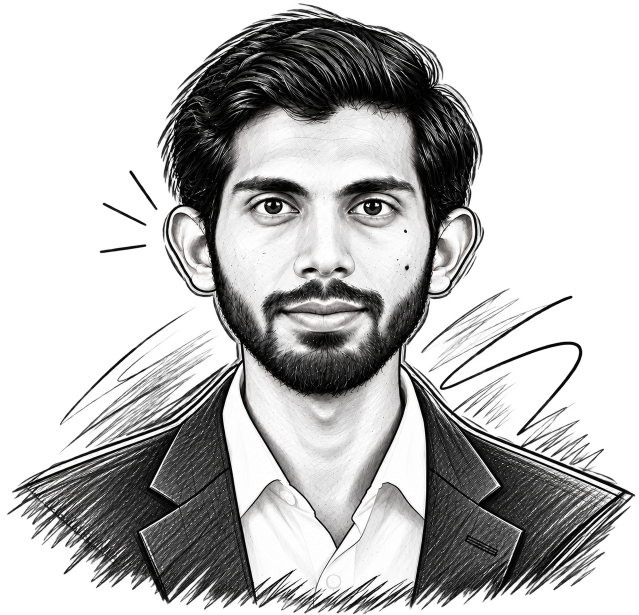
#> input picture design/portrait/sketch-light.png, 1278 x 1230 px (shown at 1/2 size); the run also reads 1 picture not shown here
$ python tint.py
#> lines starting #> are read from the running program, lines starting #| are printed output that depends on the picture
#> in tint, image is the input picture: PIL image 1278x1230 RGBA; mean R, G, B, A 61.9, 61.6, 61.5, 125.2
"""
Recolor the black-and-white portrait sketches into the site's palette.

Each sketch is gradient-mapped: every grey level is placed on a ramp from the
theme's "ink" color (black) to its "paper" color (white), so the strokes keep
their exact shading but pick up the site's cool tint instead of pure #000/#fff.
Transparency is kept as-is. Output is WebP, sized for a ~22rem slot at 2x.

It also writes the app icon source (favicon, Apple touch icon, PWA icons, the
icon Google shows in results): a square head-and-shoulders crop of the dark
version as PNG, because next/og (which renders the icons) doesn't read WebP.
And the portrait for the social share card (opengraph-image.tsx), also PNG.

Run from the repo root after changing the palette or the sketches:

    python3 design/portrait/tint.py

Needs Pillow and NumPy (dev-only; nothing here ships with the site).
"""

from pathlib import Path

import numpy as np
from PIL import Image

HERE = Path(__file__).parent
OUT = HERE.parent.parent / "src" / "assets"

# Hex values mirror the tokens in src/app/globals.css.
THEMES = {
    # Light theme: ink = --foreground, paper = --card (a touch brighter than the page).
    "light": {"src": "sketch-light.png", "ink": "#101218", "paper": "#f9f9fb"},
    # Dark theme: paper = --foreground; ink sits just below --background so the
    # dark masses (hair, jacket) still read as shadow against the page.
    "dark": {"src": "sketch-dark.png", "ink": "#060709", "paper": "#e8eaee"},
}

WIDTH = 880  # 22rem at 2x, rounded up
QUALITY = 86

# Square crop of the original sketch (x0, y0, x1, y1) framing the head and beard,
# so the face stays recognisable at 32-48px. Output edge in px.
ICON_CROP = (250, 10, 1030, 790)
ICON_SIZE = 512
ICON_LEVELS = 24  # grey levels; keeps the 512px PWA icon small without visible banding
SHARE_WIDTH = 520  # drawn at exactly this width in opengraph-image.tsx (no resampling)
SHARE_LEVELS = 16  # grey levels: fewer distinct tones compress far better as PNG


def hex_rgb(value: str) -> np.ndarray:
    value = value.lstrip("#")
    return np.array([int(value[i : i + 2], 16) for i in (0, 2, 4)], dtype=np.float32)


def recolor(image: Image.Image, ink: str, paper: str) -> Image.Image:
#> called with ink = '#101218', paper = '#f9f9fb'
    pixels = np.asarray(image.convert("RGBA")).astype(np.float32)
    level = pixels[..., :3].mean(axis=2, keepdims=True) / 255.0
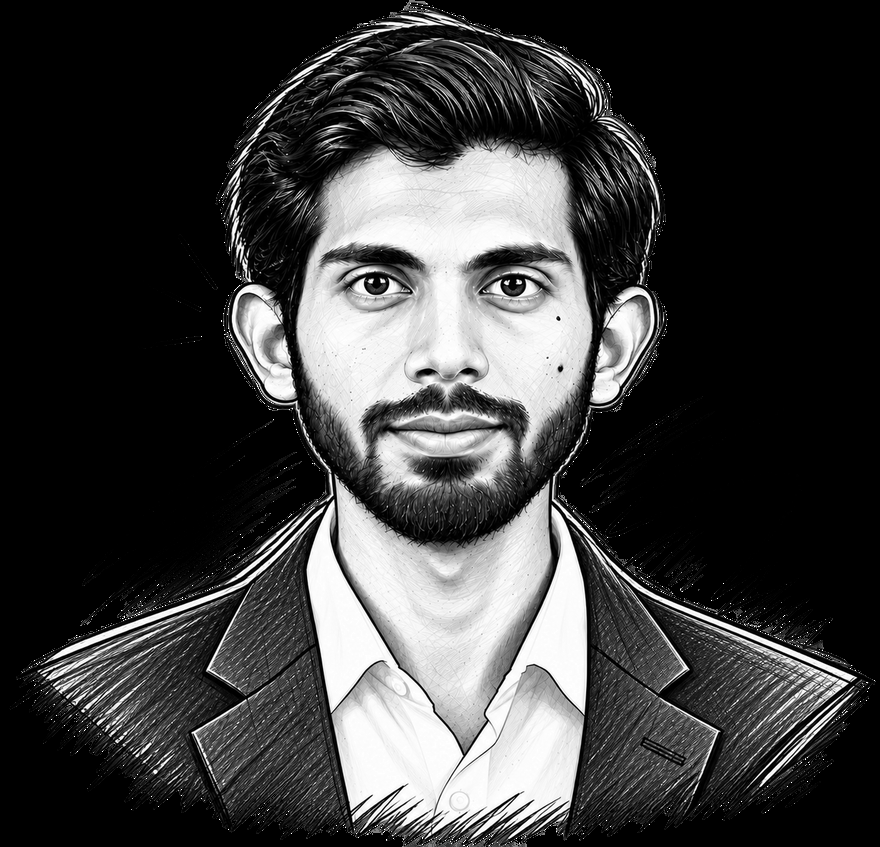
#> level: shape (847, 880, 1) float32; min 0, max 1, mean 0.241
    rgb = hex_rgb(ink) + (hex_rgb(paper) - hex_rgb(ink)) * level
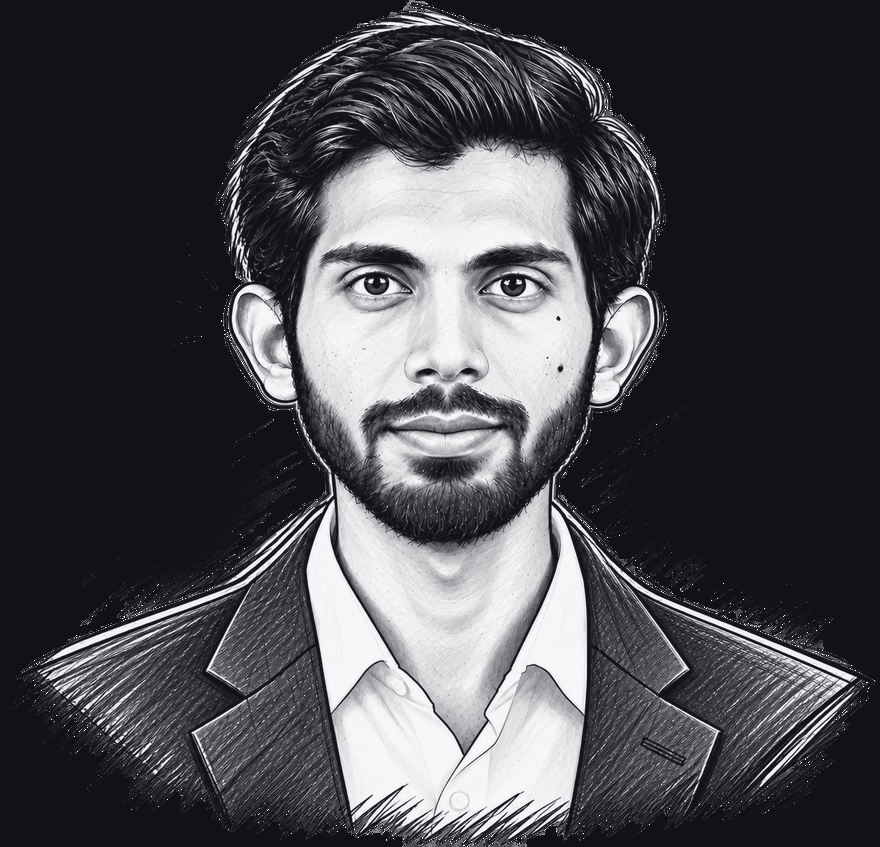
#> rgb: shape (847, 880, 3) float32; mean R, G, B 72.1, 73.5, 78.7
    out = np.concatenate([rgb, pixels[..., 3:4]], axis=2).round().clip(0, 255).astype(np.uint8)
    return Image.fromarray(out, "RGBA")


def posterize(image: Image.Image, levels: int) -> Image.Image:
    """Snap grey levels to `levels` steps (alpha untouched): far fewer distinct
    tones, so the PNGs rendered from it compress much better."""
    step = 255 / (levels - 1)
    pixels = np.asarray(image.convert("RGBA")).astype(np.float32)
    pixels[..., :3] = (pixels[..., :3] / step).round() * step
    return Image.fromarray(pixels.round().clip(0, 255).astype(np.uint8), "RGBA")


def report(path: Path) -> None:
    print(f"{path.relative_to(HERE.parent.parent)}: {path.stat().st_size // 1024} KB")


def tint(theme: str, src: str, ink: str, paper: str) -> None:
    image = Image.open(HERE / src).convert("RGBA")
    image = image.resize((WIDTH, round(image.height * WIDTH / image.width)), Image.LANCZOS)
    path = OUT / f"portrait-{theme}.webp"
    recolor(image, ink, paper).save(path, "WEBP", quality=QUALITY, alpha_quality=90, method=6)
    report(path)


def icon() -> None:
    dark = THEMES["dark"]
    image = Image.open(HERE / dark["src"]).convert("RGBA").crop(ICON_CROP)
    image = posterize(image.resize((ICON_SIZE, ICON_SIZE), Image.LANCZOS), ICON_LEVELS)
    path = OUT / "portrait-icon.png"
    recolor(image, dark["ink"], dark["paper"]).save(path, "PNG", optimize=True)
    report(path)


def share() -> None:
    dark = THEMES["dark"]
    image = Image.open(HERE / dark["src"]).convert("RGBA")
    image = image.resize((SHARE_WIDTH, round(image.height * SHARE_WIDTH / image.width)), Image.LANCZOS)
    image = posterize(image, SHARE_LEVELS)
    path = OUT / "portrait-share.png"
    recolor(image, dark["ink"], dark["paper"]).save(path, "PNG", optimize=True)
    report(path)


if __name__ == "__main__":
    OUT.mkdir(parents=True, exist_ok=True)
    for theme, config in THEMES.items():
        tint(theme, **config)
#> pass 2 of the loop `for theme, config in THEMES.items():`:
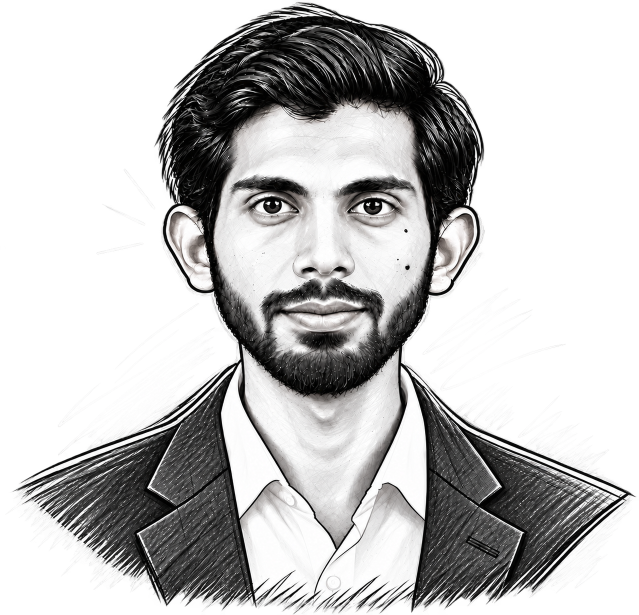
#> input picture design/portrait/sketch-dark.png, 1278 x 1230 px (shown at 1/2 size)
#> in tint, image is the input picture: PIL image 1278x1230 RGBA; mean R, G, B, A 84.5, 84.1, 84, 130
#> in recolor (call 2), `rgb = hex_rgb(ink) + (hex_rgb(paper) - hex_rgb(ink)) * level`:
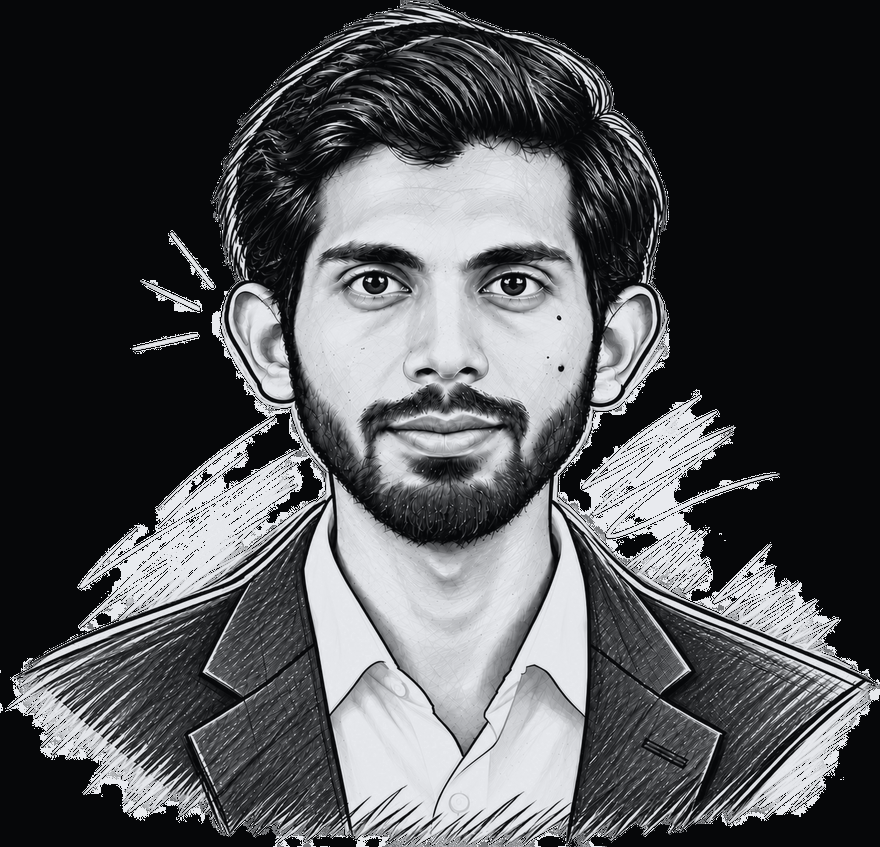
#> rgb: shape (847, 880, 3) float32; mean R, G, B 80.1, 81.5, 83.8
#> in recolor (call 2), `out = np.concatenate([rgb, pixels[..., 3:4]], axis=2).round().clip(0, ..`:
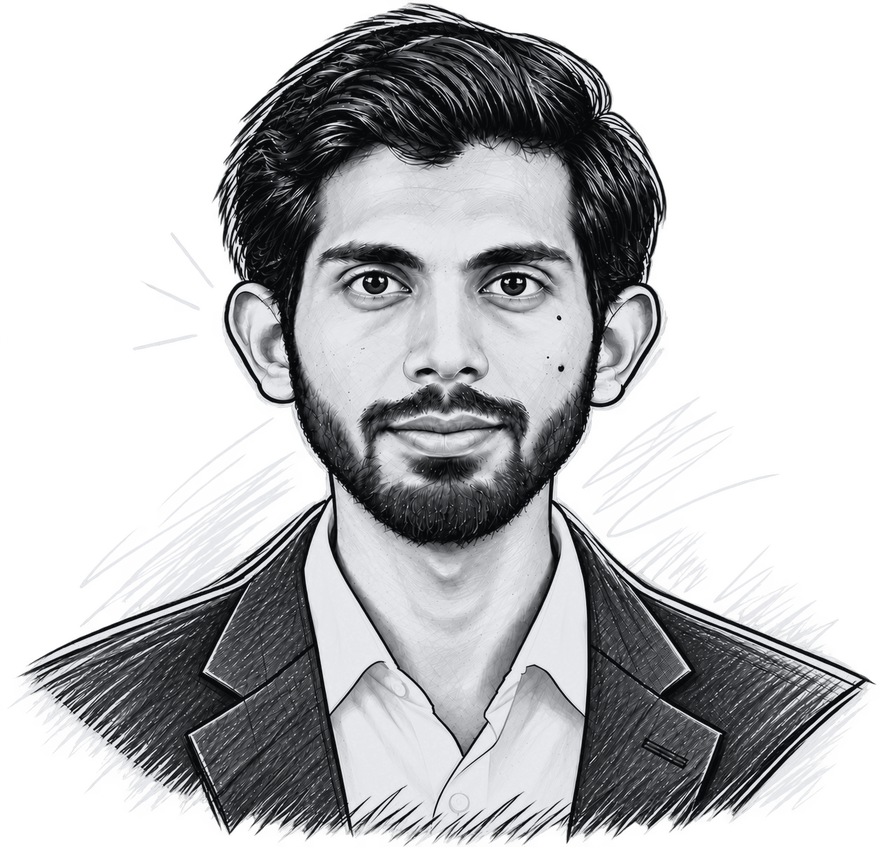
#> out: shape (847, 880, 4); mean R, G, B, A 80, 81.3, 84, 130.1; transparent parts drawn white
    icon()
#> in icon, `image = Image.open(HERE / dark["src"]).convert("RGBA").crop(ICON_CROP)`:
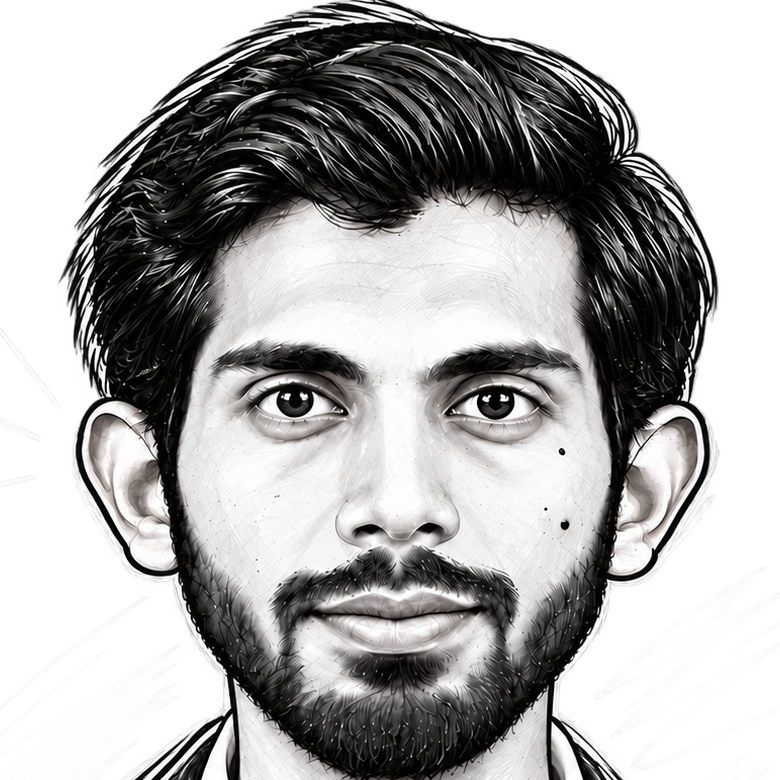
#> image: PIL image 780x780 RGBA; mean R, G, B, A 103.7, 102.9, 102.6, 169.8; transparent parts drawn white
#> in posterize, `pixels = np.asarray(image.convert("RGBA")).astype(np.float32)`:
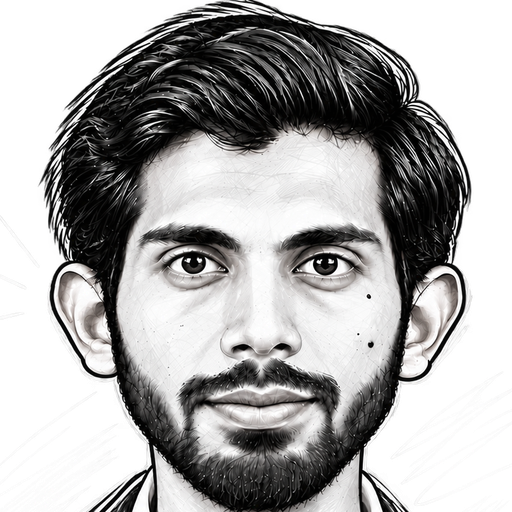
#> pixels: shape (512, 512, 4) float32; mean R, G, B, A 102.9, 102.2, 101.9, 169.5; transparent parts drawn white
#> call 3 of recolor, with ink = '#060709', paper = '#e8eaee'
#> in recolor (call 3), `level = pixels[..., :3].mean(axis=2, keepdims=True) / 255.0`:
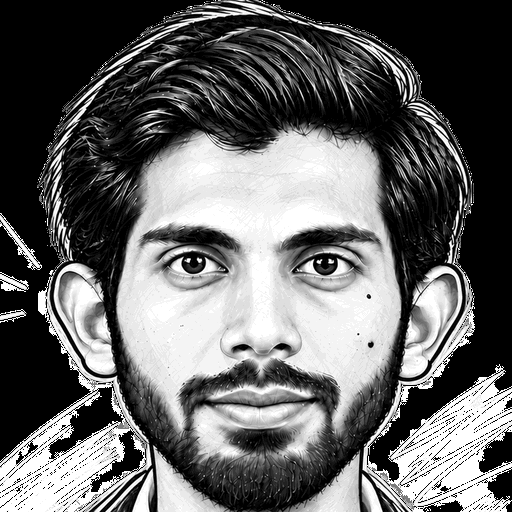
#> level: shape (512, 512, 1) float32; min 0, max 1, mean 0.401
#> in recolor (call 3), `rgb = hex_rgb(ink) + (hex_rgb(paper) - hex_rgb(ink)) * level`:
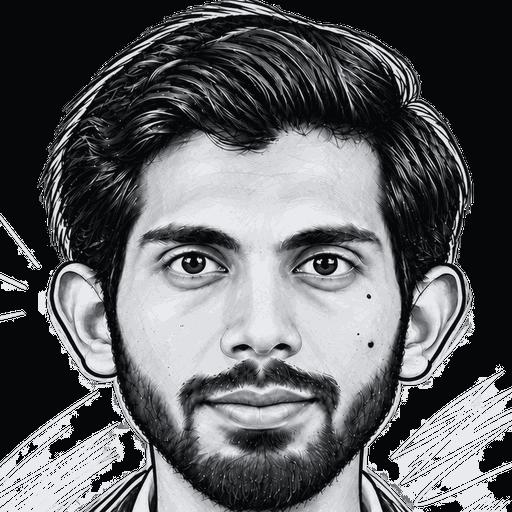
#> rgb: shape (512, 512, 3) float32; mean R, G, B 96.7, 98.1, 100.8
#> in recolor (call 3), `out = np.concatenate([rgb, pixels[..., 3:4]], axis=2).round().clip(0, ..`:
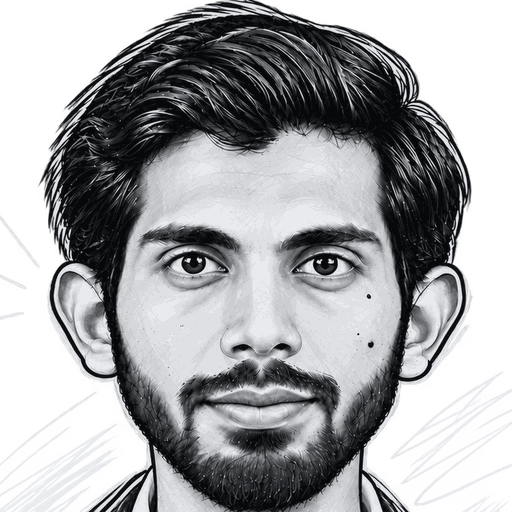
#> out: shape (512, 512, 4); mean R, G, B, A 96.7, 98.1, 100.9, 169.8; transparent parts drawn white
#> (the run stopped early here; a loop or call above may not have finished)
